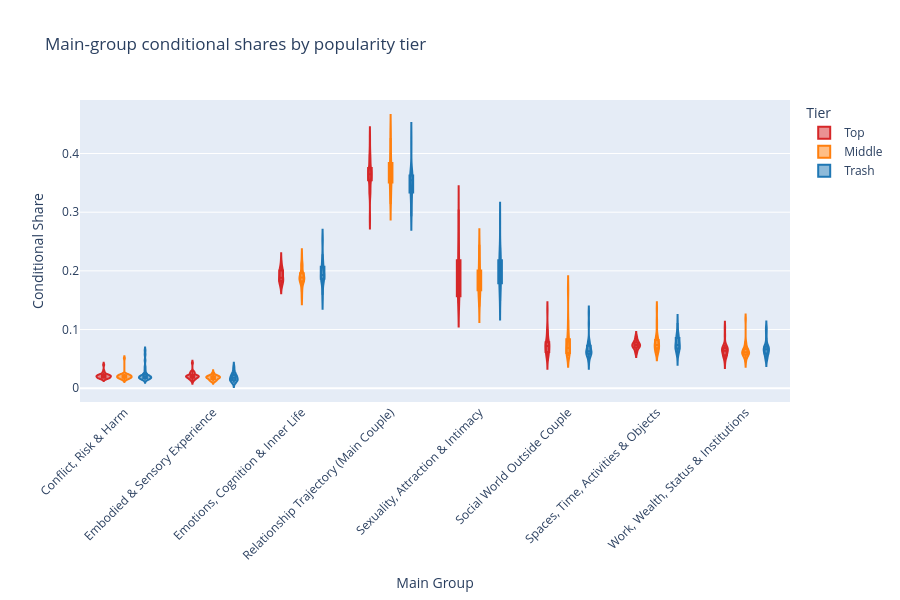

The notebook cell this image was saved under:
### Markdown cell above
## 8. Visualize Main Group Distributions (Exploratory)

Create exploratory visualizations showing the distribution of conditional shares across tiers for each main group. This helps identify patterns before formal statistical testing.

### Code cell
# Create a comprehensive overview plot
main_groups = sorted(book_main_group_shares['taxonomy_main_group'].dropna().unique())

# Prepare data for plotting
plot_data = []
tier_map = {'top': ['top', 'good'], 'middle': ['middle', 'mid'], 'trash': ['trash', 'bad']}
for main_group in main_groups:
    group_data = book_main_group_shares[book_main_group_shares['taxonomy_main_group'] == main_group]
    # Handle tier name variations: top/good, middle/mid, trash/bad
    for tier_key in ['top', 'middle', 'trash']:
        tier = tier_key
        tier_data = group_data[group_data['rating_tier'].isin(tier_map[tier_key])]['cond_share']
        for val in tier_data:
            plot_data.append({
                'Main Group': main_group,
                'Tier': tier_key.capitalize(),
                'Conditional Share': val
            })

plot_df = pd.DataFrame(plot_data)

# Create violin plot with seaborn
fig, ax = plt.subplots(figsize=(16, 8))
sns.violinplot(
    data=plot_df, 
    x='Main Group', 
    y='Conditional Share', 
    hue='Tier',
    hue_order=TIER_ORDER_DISPLAY,
    palette=TIER_COLORS_DISPLAY,
    ax=ax
)
ax.set_title('Main Group Conditional Shares by Rating Tier', fontsize=14, fontweight='bold')
ax.set_xlabel('Main Group', fontsize=12)
ax.set_ylabel('Conditional Share', fontsize=12)
ax.tick_params(axis='x', labelrotation=45)
for label in ax.get_xticklabels():
    label.set_ha('right')
plt.legend(title='Rating Tier', loc='upper right')
plt.tight_layout()
plt.show()

# Also create interactive plotly version (for appendix/interactive use)
fig_plotly = px.violin(
    plot_df,
    x="Main Group",
    y="Conditional Share",
    color="Tier",
    category_orders={
        "Tier": TIER_ORDER_DISPLAY,
        "Main Group": main_groups,  # keep your chosen order
    },
    color_discrete_map=TIER_COLORS_DISPLAY,
    box=True,
    points=False,  # publication: OFF (too busy). Turn on only for exploratory.
    title="Main-group conditional shares by popularity tier",
)
fig_plotly.update_layout(
    height=600,
    xaxis_tickangle=-45,
    legend_title_text="Tier",
)
fig_plotly.show()

# Save interactive version
fig_plotly.write_html(str(MAIN_GROUP_FIG_DIR / "main_groups_overview_violin.html"))

### Figure 1 — Plotly figure (JSON) as saved in the notebook; plotly's stock layout.template omitted (floating-point values rounded to 4 significant figures; data arrays with more than 128 entries replaced by an {"elided": "..."} marker saying what was removed)
{"data": [{"alignmentgroup": "True", "box": {"visible": true}, "hovertemplate": "Tier=Top<br>Main Group=%{x}<br>Conditional Share=%{y}<extra></extra>", "legendgroup": "Top", "marker": {"color": "#d62728"}, "name": "Top", "offsetgroup": "Top", "orientation": "v", "points": false, "scalegroup": "True", "showlegend": true, "type": "violin", "x": {"elided": "240 str values"}, "x0": " ", "xaxis": "x", "y": {"elided": "240 float values"}, "y0": " ", "yaxis": "y"}, {"alignmentgroup": "True", "box": {"visible": true}, "hovertemplate": "Tier=Middle<br>Main Group=%{x}<br>Conditional Share=%{y}<extra></extra>", "legendgroup": "Middle", "marker": {"color": "#ff7f0e"}, "name": "Middle", "offsetgroup": "Middle", "orientation": "v", "points": false, "scalegroup": "True", "showlegend": true, "type": "violin", "x": {"elided": "256 str values"}, "x0": " ", "xaxis": "x", "y": {"elided": "256 float values"}, "y0": " ", "yaxis": "y"}, {"alignmentgroup": "True", "box": {"visible": true}, "hovertemplate": "Tier=Trash<br>Main Group=%{x}<br>Conditional Share=%{y}<extra></extra>", "legendgroup": "Trash", "marker": {"color": "#1f77b4"}, "name": "Trash", "offsetgroup": "Trash", "orientation": "v", "points": false, "scalegroup": "True", "showlegend": true, "type": "violin", "x": {"elided": "240 str values"}, "x0": " ", "xaxis": "x", "y": {"elided": "240 float values"}, "y0": " ", "yaxis": "y"}], "layout": {"height": 600, "legend": {"title": {"text": "Tier"}, "tracegroupgap": 0}, "title": {"text": "Main-group conditional shares by popularity tier"}, "violinmode": "group", "xaxis": {"anchor": "y", "categoryarray": ["Conflict, Risk & Harm", "Embodied & Sensory Experience", "Emotions, Cognition & Inner Life", "Relationship Trajectory (Main Couple)", "Sexuality, Attraction & Intimacy", "Social World Outside Couple", "Spaces, Time, Activities & Objects", "Work, Wealth, Status & Institutions"], "categoryorder": "array", "domain": [0, 1], "tickangle": -45, "title": {"text": "Main Group"}}, "yaxis": {"anchor": "x", "domain": [0, 1], "title": {"text": "Conditional Share"}}}}
